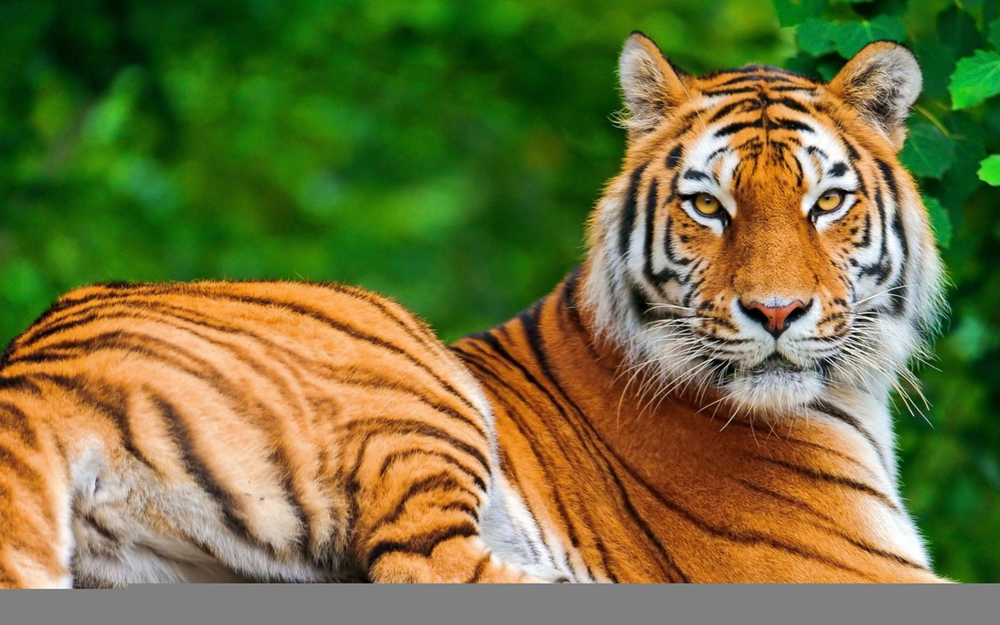
%> input picture tiger.png, 1000 x 625 px, shrunk from 1240 x 775 before the run
$ octave 'Edge Detection.m'   (GNU Octave 9; MATLAB toolbox functions it lacks are replaced by stand-ins)
%> lines starting %> are read from the running program, lines starting %| are printed output that depends on the picture; in (x1, y1, x2, y2) boxes, pixels count from 0 and x2, y2 are one past the last pixel; in counts of white or black regions, pixels touching at a corner belong together; the program's own positions count from 1
pkg load image
Img=imread("tiger.png");
%> Img is the input picture: size 625x1000x3 uint8; mean R, G, B 113.8, 114, 60.3
subplot(221);
imshow(Img);
title('Original Image');

gray=rgb2gray(Img);
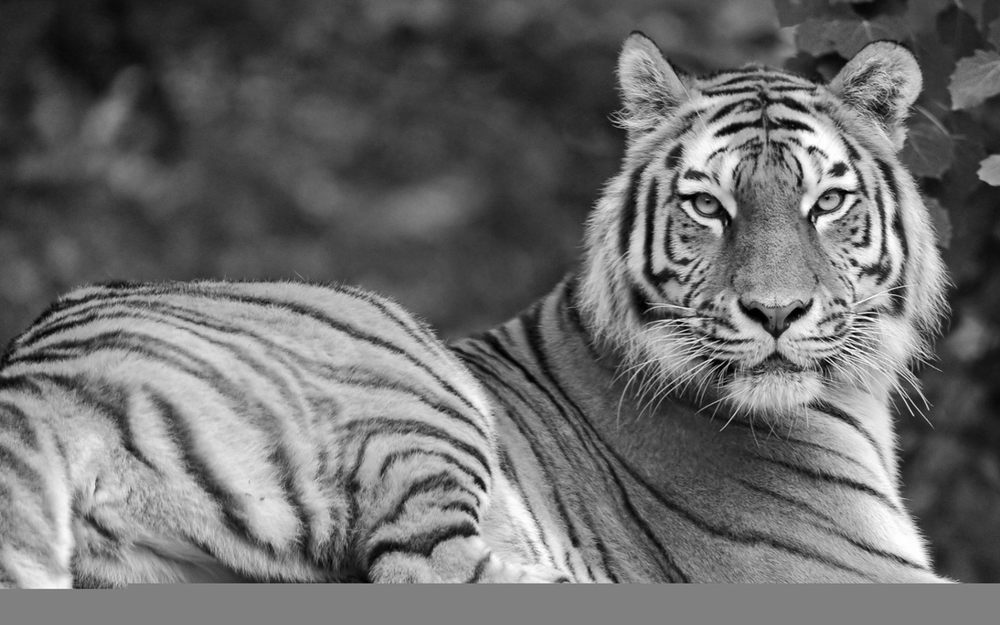
%> gray: size 625x1000 uint8; min 0, max 255, mean 107.8

BW1=edge(gray,"prewitt");
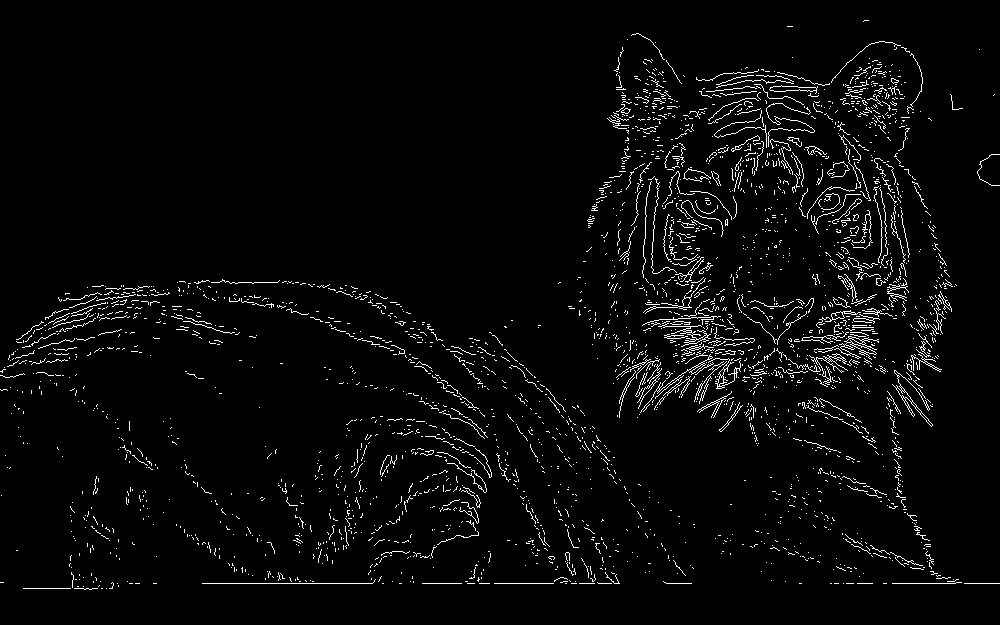
%> BW1: size 625x1000 logical; 3.3% white in thin lines or dots
BW2=edge(gray,"sobel");
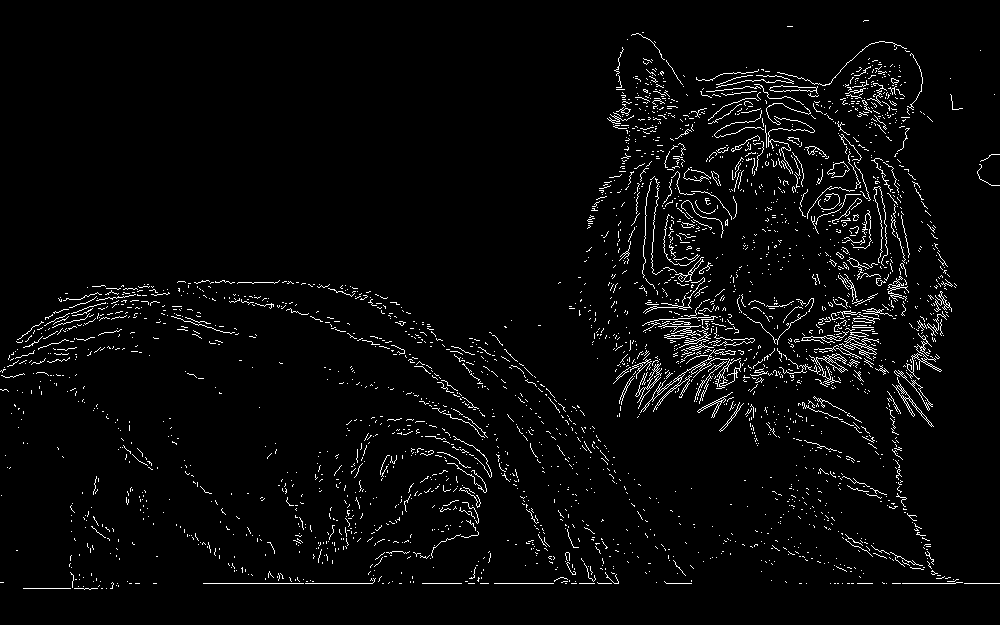
%> BW2: size 625x1000 logical; 3.4% white in thin lines or dots
BW3=edge(gray,"roberts");
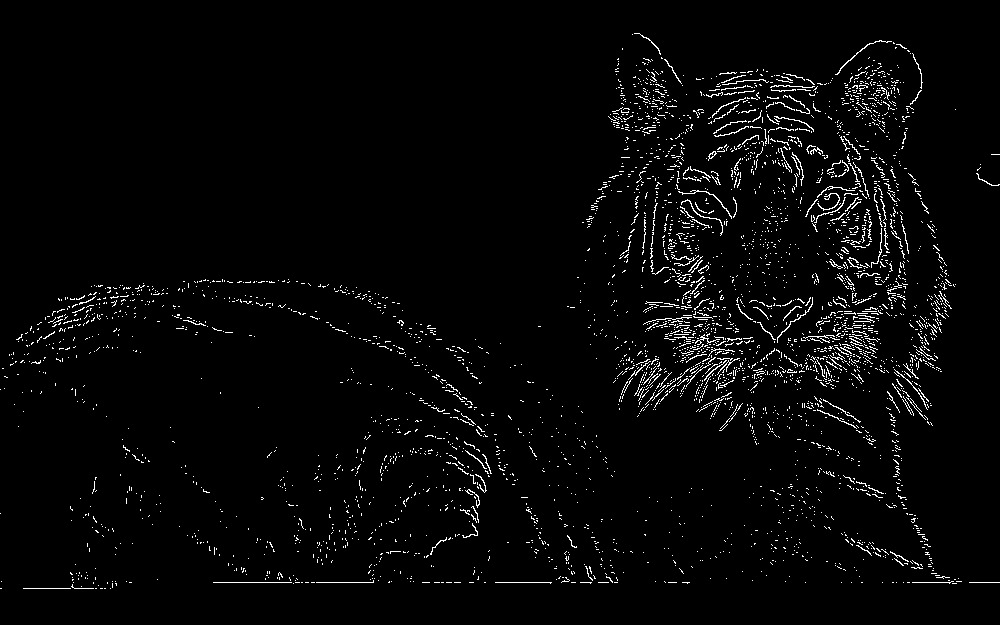
%> BW3: size 625x1000 logical; 2.8% white in thin lines or dots, all inside (x1, y1, x2, y2) = (0, 33, 1000, 589)

subplot(222);
imshow(BW1);
title("Prewitt");

subplot(223);
imshow(BW2);
title("Sobel");

subplot(224);
imshow(BW3);
title("Roberts");
